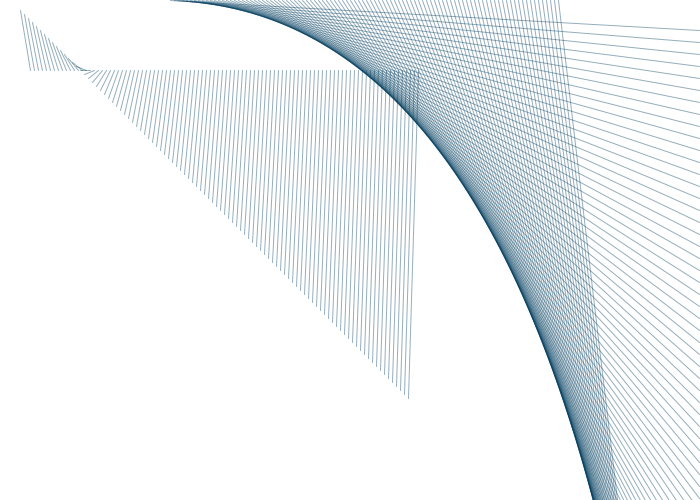
Frame 1 (no input)
Frame 60 (the mouse pressed at the canvas centre just before this capture): identical to frame 1, image omitted
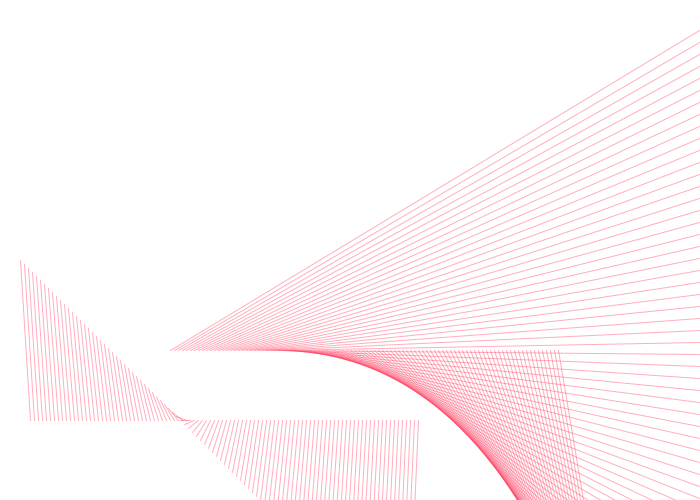
Frame 120 (the mouse held since frame 60 and released just before this capture)

The Processing sketch that drew these frames (run headless with seeded random() and noise(); from frame 60 on, the mouse is pressed at the canvas centre):

// Processing sketch: processing_171499
// ── processing_171499.pde

int counter;

void setup () {
size (700, 500);
}

void draw () {
background (255);
stroke(mouseX, 60, 93, 106);
for (int i = 10; i<400; i += 4) {
line (i+10, i+mouseY, i+20, 70+mouseX);
line (699, i*3, i+160, mouseX);
}
}
